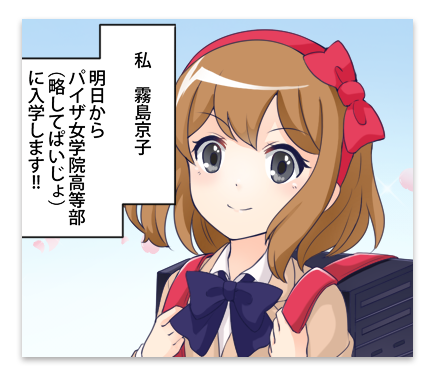
#> input picture 221Q/Paiza/images/000.png, 435 x 375 px
$ jupyter execute --allow-errors paizalearning.ipynb
#> lines starting #> are read from the running program, lines starting #| are printed output that depends on the picture
[cell 1]
import cv2

img = cv2.imread('images/000.png', cv2.IMREAD_GRAYSCALE)
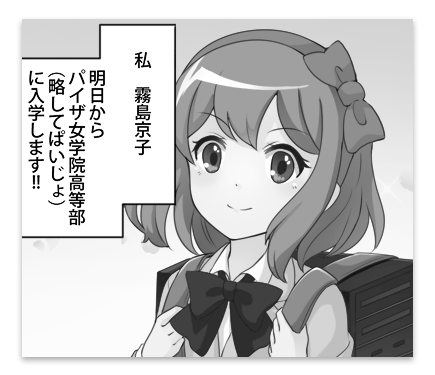
#> img: shape (375, 435); min 0, max 255, mean 196.2
cv2.imwrite('gray000.png',img)
#> Out = True

[cell 2]
print(img)
#> (printed output is left out)

[cell 3]
print(img.shape)
#| (375, 435)

[cell 4]
print(img.ravel().shape)
#| (163125,)

[cell 5]
import cv2
import numpy as np
from matplotlib import pyplot as plt

#ヒストグラムを描画
def plt_hist(img):
    img_hist = np.histogram(img.ravel(),256,[0,256])
    hist = img_hist[0]
#> hist = 256 values, max 44543 at index 255, min 5 at index 44, mean 637.2
    plt.bar(np.arange(256), hist)
    plt.show()
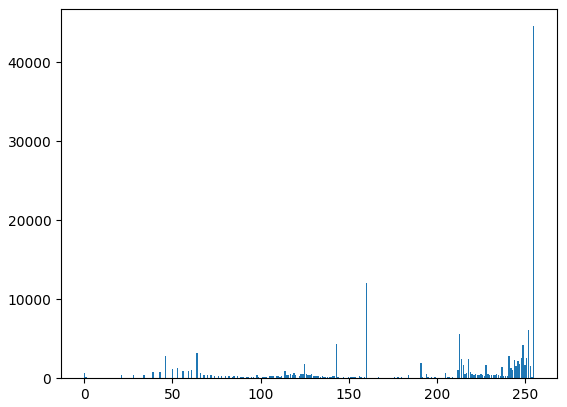
#> figure drawn by matplotlib, 1 panel; tallest bar 44543 high, from x = 254.6 to 255.4

plt_hist(cv2.imread('images/000.png',cv2.IMREAD_GRAYSCALE))

[cell 6]
plt_hist(cv2.imread('images/000.png',cv2.IMREAD_GRAYSCALE))
plt_hist(cv2.imread('images/001.png',cv2.IMREAD_GRAYSCALE))
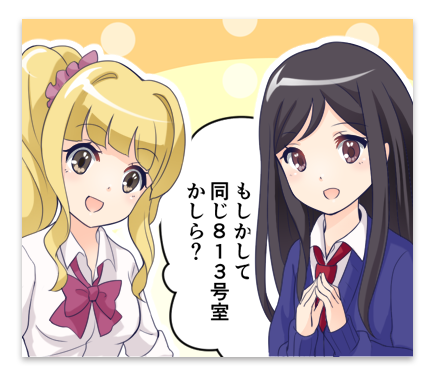
#> input picture 221Q/Paiza/images/001.png, 435 x 375 px
plt_hist(cv2.imread('images/002.png',cv2.IMREAD_GRAYSCALE))
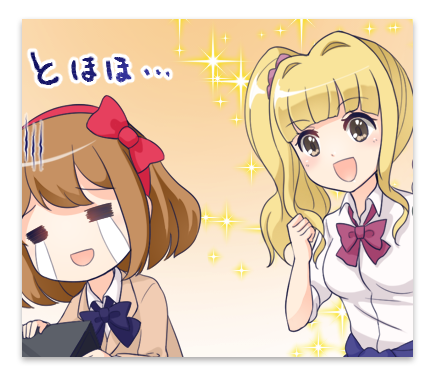
#> input picture 221Q/Paiza/images/002.png, 435 x 375 px
#> in plt_hist (call 4), `hist = img_hist[0]`: hist = 256 values, max 24578 at index 255, min 0 at index 1, mean 637.2
#> in plt_hist (call 4), `plt.show()`:
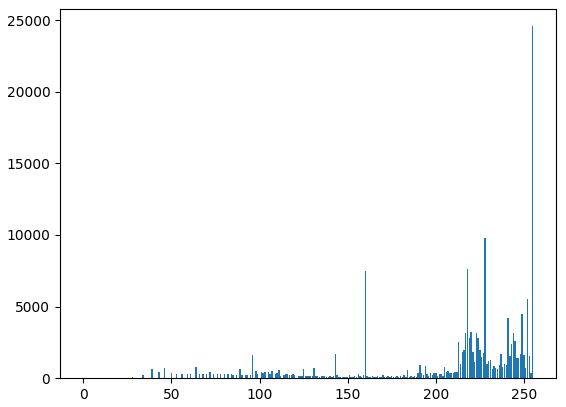
#> figure drawn by matplotlib, 1 panel; tallest bar 24578 high, from x = 254.6 to 255.4

[cell 7]
import cv2
import numpy as np
from matplotlib import pyplot as plt
import pandas as pd

#> (the rest of this cell did not finish here and is left out)

[cell 8]
images = []
for i in range(100):
    file = ('images/%03d.png' %(i))
    img  = cv2.imread(file, cv2.IMREAD_GRAYSCALE)
    images.append(img)

[cell 9]
images_data = np.empty((100, len(images[0].ravel())), int)
#> (the rest of this cell did not finish here and is left out)

[cell 10]
print(images_data.shape)
#| (100, 163125)
